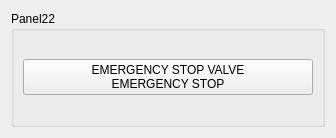
<?xml version="1.0" encoding="UTF-8"?>
<ui version="4.0">
 <class>Panel22</class>
 <widget class="QWidget" name="Panel22">
  <property name="geometry">
   <rect>
    <x>0</x>
    <y>0</y>
    <width>336</width>
    <height>138</height>
   </rect>
  </property>
  <property name="windowTitle">
   <string>Form</string>
  </property>
  <layout class="QGridLayout" name="gridLayout_2">
   <item row="0" column="0">
    <widget class="QGroupBox" name="groupBox">
     <property name="title">
      <string>Panel22</string>
     </property>
     <layout class="QGridLayout" name="gridLayout">
      <item row="0" column="0">
       <widget class="QPushButton" name="emergencyStopValveButton">
        <property name="text">
         <string>EMERGENCY STOP VALVE 
EMERGENCY STOP</string>
        </property>
       </widget>
      </item>
     </layout>
    </widget>
   </item>
  </layout>
 </widget>
 <resources/>
 <connections/>
</ui>
